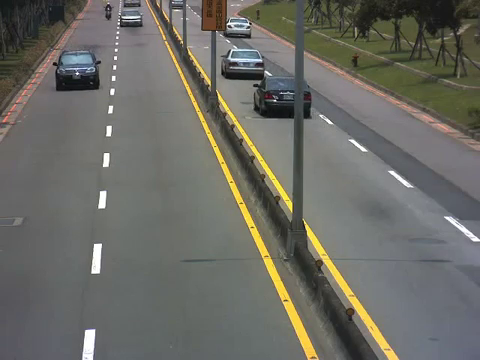
//> input picture frame 92 of resources/traffic.mp4, 480 x 360 px
$ ./MotionDetect   (built with g++ and OpenCV 4)
//> lines starting //> are read from the running program, lines starting //| are printed output that depends on the picture; after the words box and inside, x2 and y2 are one past the last pixel; in counts of white or black regions, pixels touching at a corner belong together
/*
 * Copyright (c) Steven P. Goldsmith. All rights reserved.
 *
 * Created by Steven P. Goldsmith on November 3, 2015
 * sgjava@gmail.com
 */

#include <iostream>
#include <sys/time.h>
#include <opencv2/opencv.hpp>

using namespace std;
using namespace cv;

/**
 * Kernel used for contours.
 */
static const Mat CONTOUR_KERNEL = getStructuringElement(MORPH_DILATE,
		Size(3, 3), Point(1, 1));
/**
 * Point used for contour dilate and erode.
 */
static const Point CONTOUR_POINT = Point(-1, -1);

/**
 * Find contours and return in vector of Point.
 */
vector<vector<Point> > motion_contours(Mat source) {
	dilate(source, source, CONTOUR_KERNEL, CONTOUR_POINT, 15);
	erode(source, source, CONTOUR_KERNEL, CONTOUR_POINT, 10);
	// Find contours
	vector<vector<Point> > contours;
	vector<Vec4i> hierarchy;
	findContours(source, contours, hierarchy, RETR_TREE,
			CHAIN_APPROX_SIMPLE, Point(0, 0));
	return contours;
}

/**
 * Uses moving average to determine change percent.
 *
 * argv[1] = source file or will default to "../../resources/traffic.mp4" if no
 * args passed.
 *
 * @author sgoldsmith
 * @version 1.0.0
 * @since 1.0.0
 */
int main(int argc, char *argv[]) {
	int return_val = 0;
	string url = "../../resources/traffic.mp4";
	string output_file = "../../output/motion-detect-cpp.avi";
	cout << CV_VERSION << endl;
	VideoCapture capture;
	Mat image;
	// See if URL arg passed
	if (argc == 2) {
		url = argv[1];
	}
	cout << "Input file:" << url << endl;
	cout << "Output file:" << output_file << endl;
	capture.open(url);
	// See if video capture opened
	if (capture.isOpened()) {
		cout << "Resolution: " << capture.get(CAP_PROP_FRAME_WIDTH) << "x"
				<< capture.get(CAP_PROP_FRAME_HEIGHT) << endl;
		bool exit_loop = false;
		// Video writer
		VideoWriter writer(output_file, (int) capture.get(CAP_PROP_FOURCC),
				(int) capture.get(CAP_PROP_FPS),
				Size((int) capture.get(CAP_PROP_FRAME_WIDTH),
						(int) capture.get(CAP_PROP_FRAME_HEIGHT)));
		Mat work_img;
		Mat moving_avg_img;
		Mat gray_img;
		Mat diff_img;
		Mat scale_img;
		double motion_percent = 0.0;
		int frames_with_motion = 0;
		int frames = 0;
		Scalar color = Scalar(0, 255, 0);
		timeval start_time;
		gettimeofday(&start_time, 0);
		// Process all frames
		while (capture.read(image) && !exit_loop) {
//> image is the input picture: 360 rows x 480 cols, CV_8UC3; mean B, G, R 100.8, 107.7, 108.1
			if (!image.empty()) {
				// Generate work image by blurring
				blur(image, work_img, Size(8, 8));
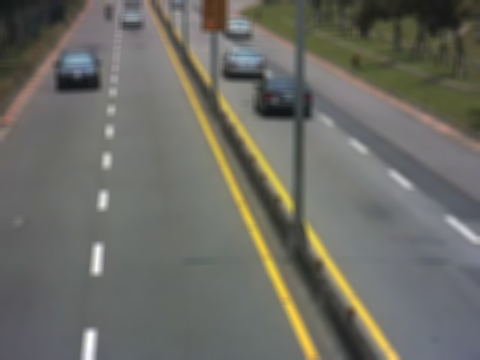
//> work_img: 360 rows x 480 cols, CV_8UC3; mean B, G, R 100.7, 107.6, 108
				// Generate moving average image if needed
				if (moving_avg_img.empty()) {
					moving_avg_img = Mat::zeros(work_img.size(), CV_32FC3);
				}
				// Generate moving average image
				accumulateWeighted(work_img, moving_avg_img, 0.03);
				// Convert the scale of the moving average
				convertScaleAbs(moving_avg_img, scale_img);
				// Subtract the work image frame from the scaled image average
				absdiff(work_img, scale_img, diff_img);
				// Convert the image to grayscale
				cvtColor(diff_img, gray_img, COLOR_BGR2GRAY);
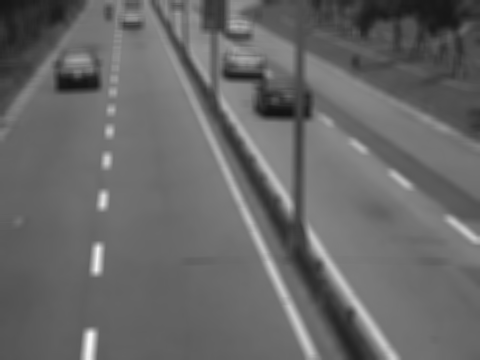
//> gray_img: 360 rows x 480 cols, CV_8UC1; min 19, max 246, mean 103.7
				// Convert to BW
				threshold(gray_img, gray_img, 25, 255, THRESH_BINARY);
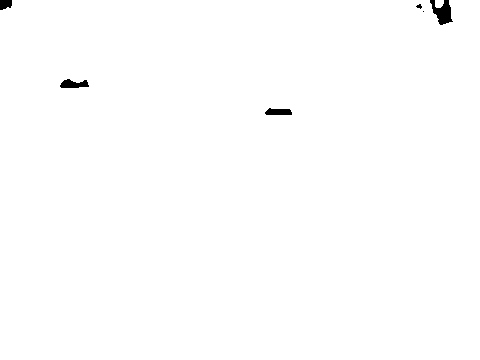
//> gray_img: 360 rows x 480 cols, CV_8UC1; 99.6% white; 6 black regions (2 under 20 px), largest, box (x1, y1, x2, y2) and area: (430, 0, 453, 25) 323, (60, 79, 89, 88) 179, (265, 108, 292, 115) 153, (0, 0, 12, 10) 101
				// Total number of changed motion pixels
				motion_percent = 100.0 * countNonZero(gray_img) / image.total();
//> motion_percent = 99.55
				// Detect if camera is adjusting and reset reference if more than
				// 25%
				if (motion_percent > 25.0) {
					work_img.convertTo(moving_avg_img, CV_32FC3);
				} else {
					// Threshold trigger motion
					if (motion_percent > 0.75) {
						frames_with_motion++;
						vector<vector<Point> > movement_locations =
								motion_contours(gray_img);
						// Process all points
						for (size_t i = 0, max = movement_locations.size();
								i != max; ++i) {
							Rect bounding_rect = boundingRect(
									movement_locations[i]);
							rectangle(image, bounding_rect.tl(),
									bounding_rect.br(), color, 2, 8, 0);
						}
					}
				}
				// Write frame with motion rectangles
				writer.write(image);
				frames++;
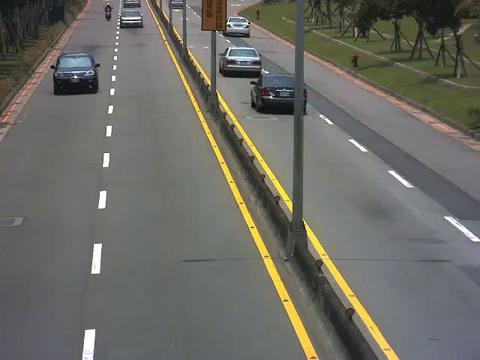
//> input picture frame 93 of resources/traffic.mp4, 480 x 360 px
			} else {
				cout << "No frame captured" << endl;
				exit_loop = true;
			}
		}
		timeval end_time;
		gettimeofday(&end_time, 0);
		cout << frames << " frames, " << frames_with_motion
				<< " frames with motion" << endl;
		cout << "FPS " << (frames / (end_time.tv_sec - start_time.tv_sec))
				<< ", elapsed time: " << (end_time.tv_sec - start_time.tv_sec)
				<< " seconds" << endl;
		// Release VideoWriter
		writer.release();
		// Release VideoCapture
		capture.release();
	} else {
		cout << "Unable to open device" << endl;
		return_val = -1;
	}
	return return_val;
}

$ run again, starting later in the video
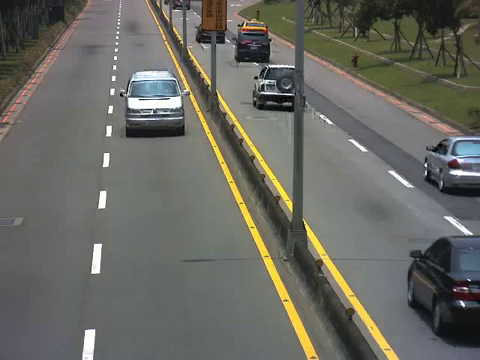
//> input picture frame 416 of resources/traffic.mp4, 480 x 360 px
//> image is the input picture: 360 rows x 480 cols, CV_8UC3; mean B, G, R 98, 105.5, 105.3
//> `blur(image, work_img, Size(8, 8));`:
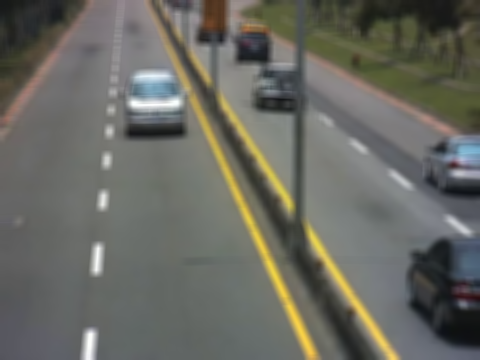
//> work_img: 360 rows x 480 cols, CV_8UC3; mean B, G, R 98, 105.5, 105.3
//> `threshold(gray_img, gray_img, 25, 255, THRESH_BINARY);`:
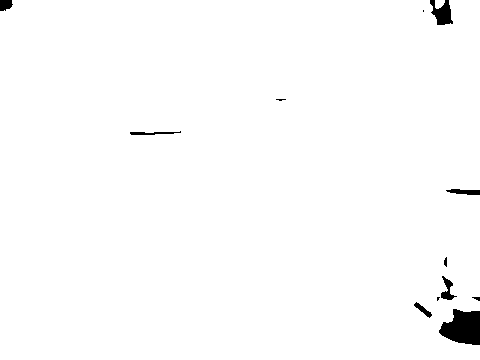
//> gray_img: 360 rows x 480 cols, CV_8UC1; 98.8% white; 12 black regions (3 under 20 px), largest, box (x1, y1, x2, y2) and area: (439, 309, 480, 345) 1072, (430, 0, 453, 25) 349, (441, 276, 457, 300) 160
//> motion_percent = 98.78

$ run again, starting later in the video
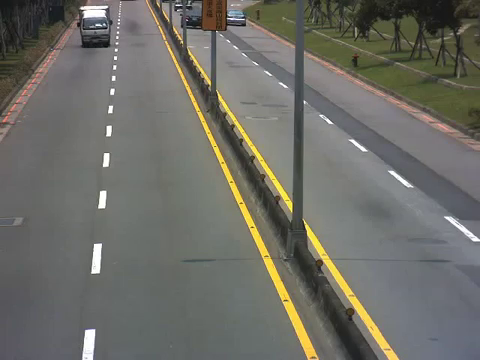
//> input picture frame 740 of resources/traffic.mp4, 480 x 360 px
//> image is the input picture: 360 rows x 480 cols, CV_8UC3; mean B, G, R 102.4, 109.5, 110
//> `blur(image, work_img, Size(8, 8));`:
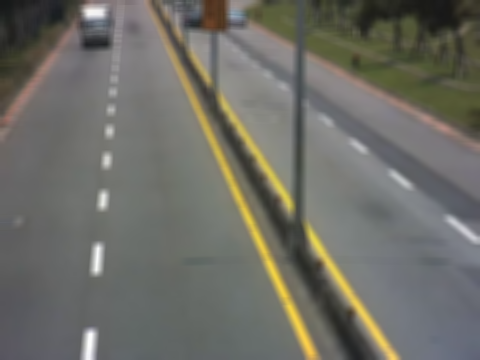
//> work_img: 360 rows x 480 cols, CV_8UC3; mean B, G, R 102.3, 109.4, 110
//> `cvtColor(diff_img, gray_img, COLOR_BGR2GRAY);`:
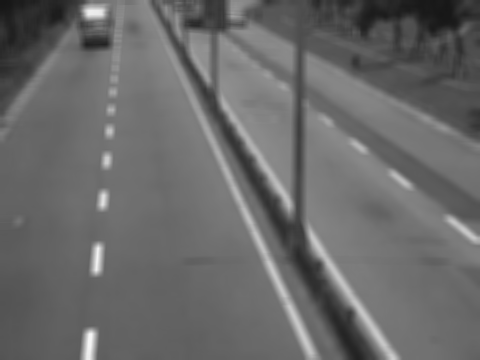
//> gray_img: 360 rows x 480 cols, CV_8UC1; min 22, max 245, mean 105.5
//> motion_percent = 99.71
